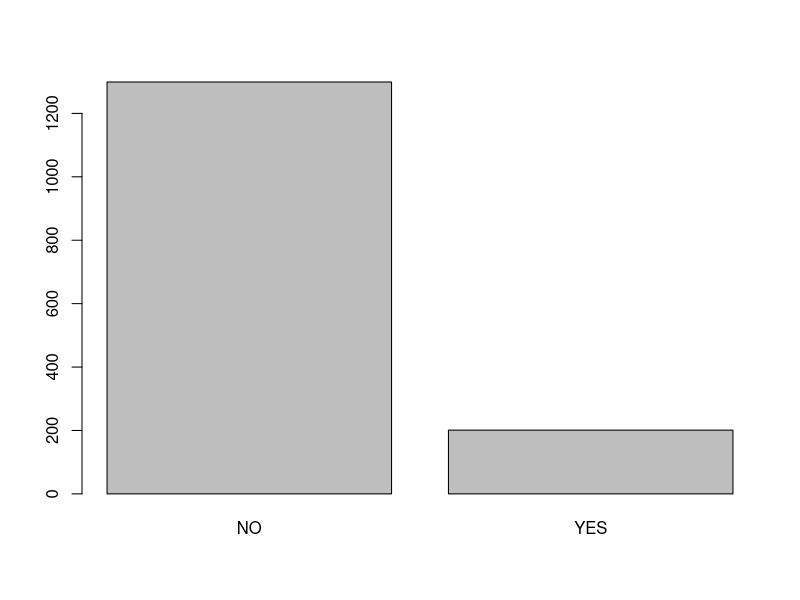

Write the R code that produced this figure. (Note: this script raises an error after producing the figure.)
setwd("../case3")
credit <- read.csv("creditcard.csv")

head(credit)
tail(credit)
str(credit)
summary(credit)

# Check outcome
credit$default.payment.next.month <- ifelse(credit$default.payment.next.month == 1, "YES", "NO")

table(credit$default.payment.next.month)
# inblanced data
barplot(table(credit$default.payment.next.month))

# Delete ID
work.df <- credit[, -c(1,2)]
summary(work.df)

# for easier use
colnames(work.df)[24] <- "STATUS"
work.df

library(caret)
fitControl <- trainControl(method = "cv",
                           number = 10,
                           summaryFunction = twoClassSummary,
                           classProbs = TRUE, savePredictions = T, sampling = "smote")

set.seed(1)
c.model.1 <- train(STATUS ~., data=work.df, method="rf", trControl=fitControl)
c.model.1

# Use domain knowledge
# define a new feature find a group of people
work.df$gfs <- ifelse(work.df$LIMIT_BAL > 400000 & work.df$AGE < 35, 1, 0)
sum(work.df$gfs)

work.df$limit1 <- (work.df$BILL_AMT1-work.df$PAY_AMT1)/work.df$LIMIT_BAL
work.df$limit2 <- (work.df$BILL_AMT2-work.df$PAY_AMT2)/work.df$LIMIT_BAL
work.df$limit3 <- (work.df$BILL_AMT3-work.df$PAY_AMT3)/work.df$LIMIT_BAL
work.df$limit4 <- (work.df$BILL_AMT4-work.df$PAY_AMT4)/work.df$LIMIT_BAL
work.df$limit5 <- (work.df$BILL_AMT5-work.df$PAY_AMT5)/work.df$LIMIT_BAL
work.df$limit6 <- (work.df$BILL_AMT6-work.df$PAY_AMT6)/work.df$LIMIT_BAL

set.seed(1)
c.model.2 <- train(STATUS ~., data=work.df, method="rf", trControl=fitControl)
c.model.2
